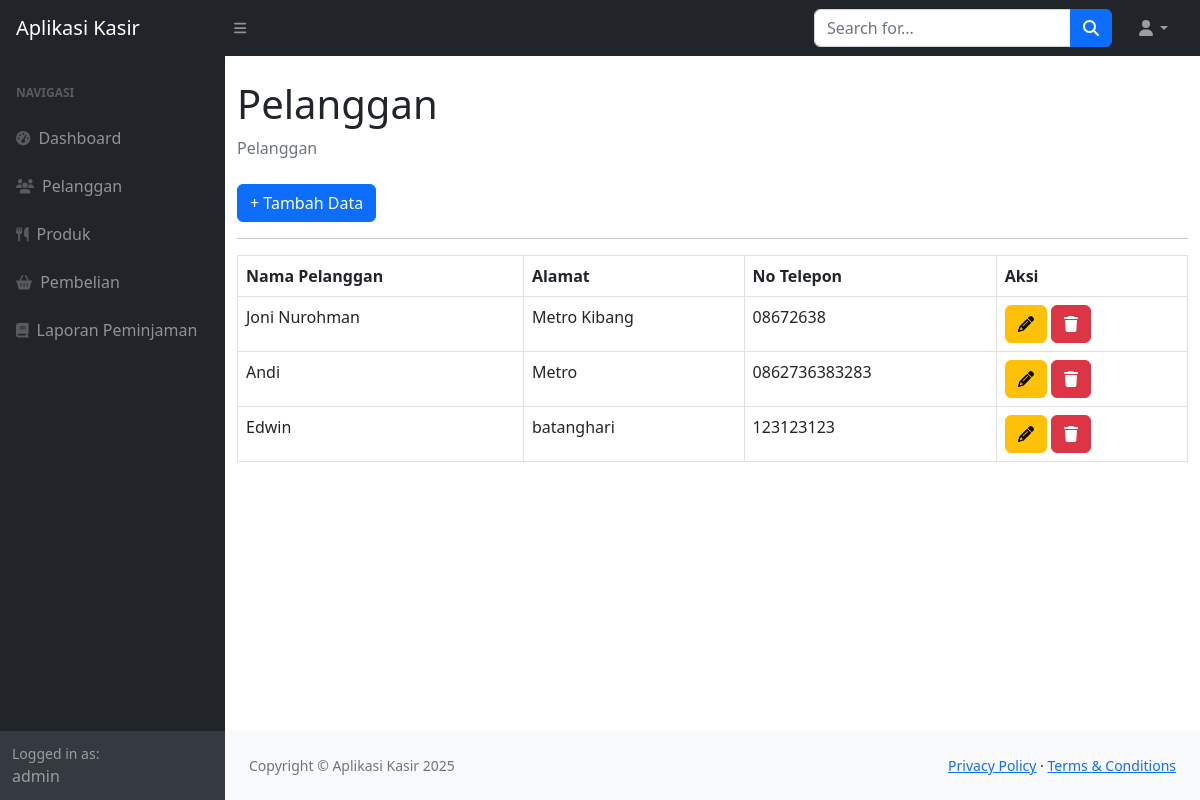
Page /index.php?page=pelanggan (signed in) on the committed database.
### tables this page shows
CREATE TABLE `pelanggan` (
  `id_pelanggan` int(11) NOT NULL,
  `nama_pelanggan` varchar(255) DEFAULT NULL,
  `alamat` text DEFAULT NULL,
  `no_telepon` varchar(255) DEFAULT NULL
);

### pelanggan.php (the view)
<div class="container-fluid">
                        <h1 class="mt-4">Pelanggan</h1>
                        <ol class="breadcrumb mb-4">
                            <li class="breadcrumb-item active">Pelanggan</li>
                        </ol>
                        <a href="?page=pelanggan_tambah" class="btn btn-primary">+ Tambah Data</a>
                        <hr>
                        <table class="table table-bordered">
                            <tr>
                                <th>Nama Pelanggan</th>
                                <th>Alamat</th>
                                <th>No Telepon</th>
                                <th>Aksi</th>
                            </tr>
                            <?php
                                $query = mysqli_query($koneksi,"SELECT*FROM pelanggan");
                                while ($data = mysqli_fetch_array($query)) {
                                    ?>
                                    <tr>
                                        <td><?php echo $data['nama_pelanggan'];?></td>
                                        <td><?php echo $data['alamat'];?></td>
                                        <td><?php echo $data['no_telepon'];?></td>
                                        <td>
                                            <a href="?page=pelanggan_ubah&&id=<?php echo $data['id_pelanggan'];?>" class="btn btn-warning" title="Ubah"><i class="fa fa-pencil"></i></a>
                                            <a href="?page=pelanggan_hapus&&id=<?php echo $data['id_pelanggan'];?>" class="btn btn-danger" title="Hapus"><i class="fa fa-trash"></i></a>
                                        </td>
                                    </tr>
                                    <?php
                                }
                            ?>
                        </table>
                    </div>

### rows in the picture
pelanggan: nama_pelanggan "Joni Nurohman", alamat "Metro Kibang", no_telepon "08672638"
pelanggan: nama_pelanggan "Andi", alamat "Metro", no_telepon "0862736383283"
pelanggan: nama_pelanggan "Edwin", alamat "batanghari", no_telepon "123123123"

### other values in the picture
$_SESSION['user']['nama'] "admin"
